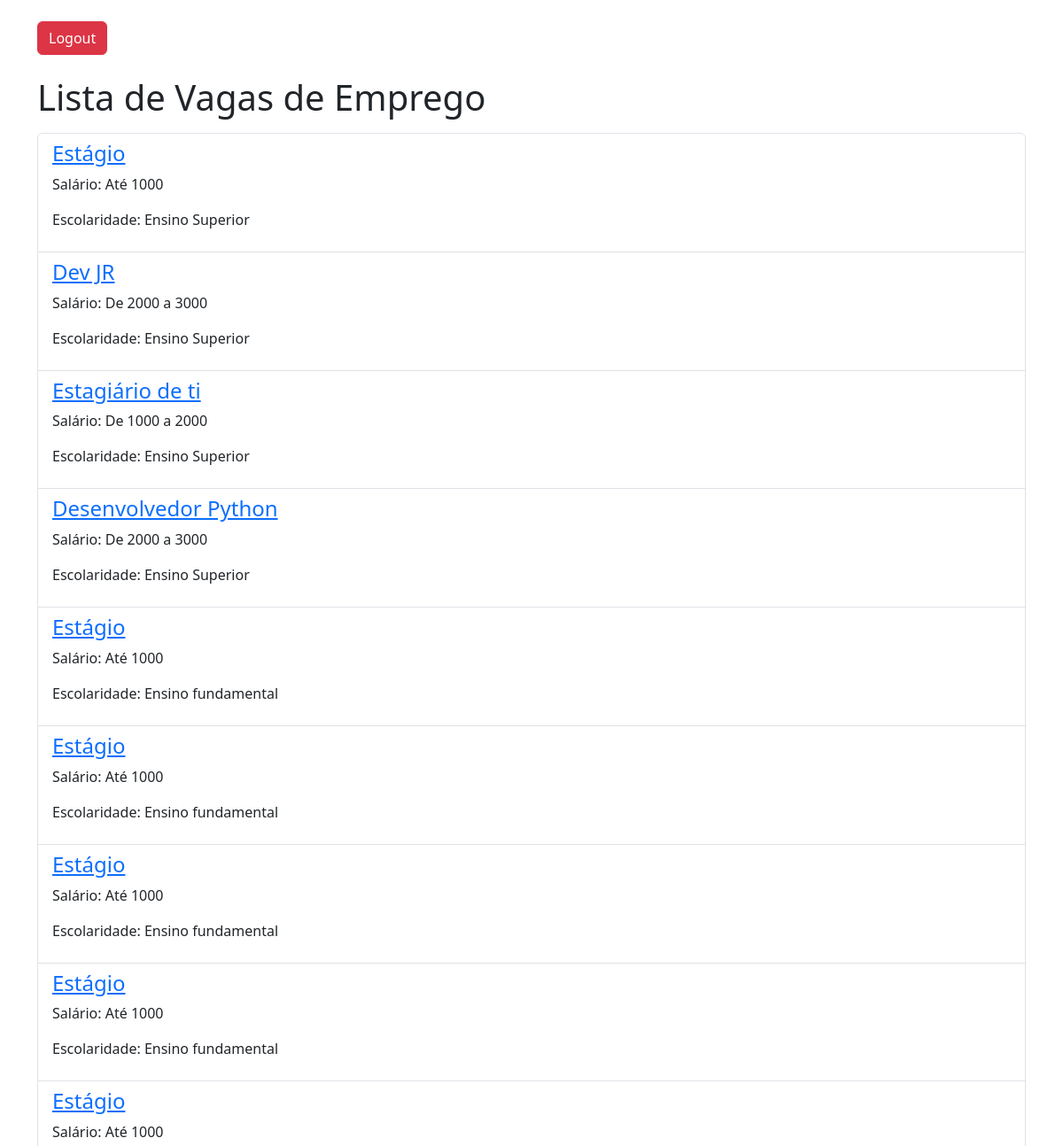
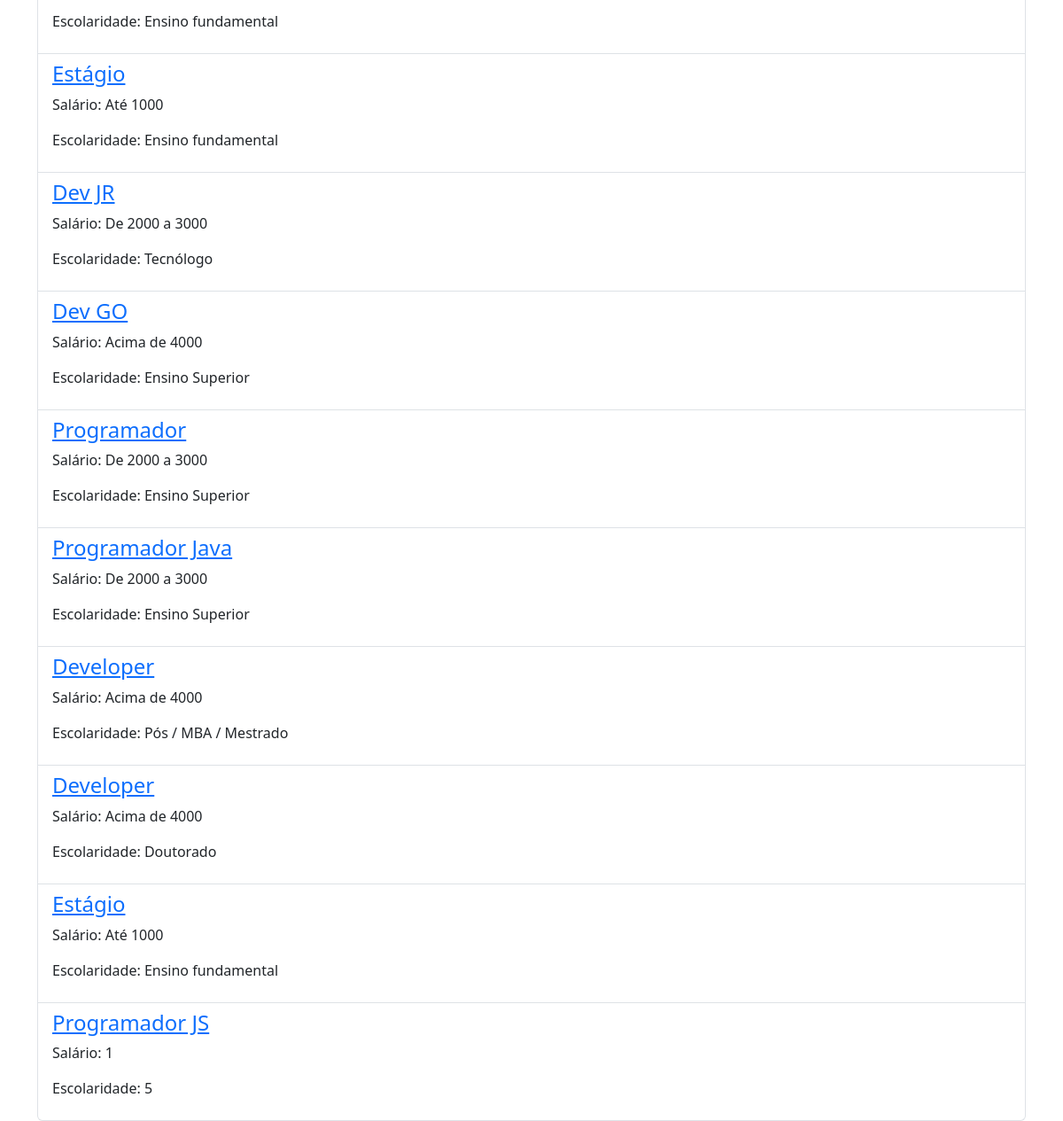
Page /auth/vagas/ (signed in) on the earlier database version (2 pictures, top to bottom).
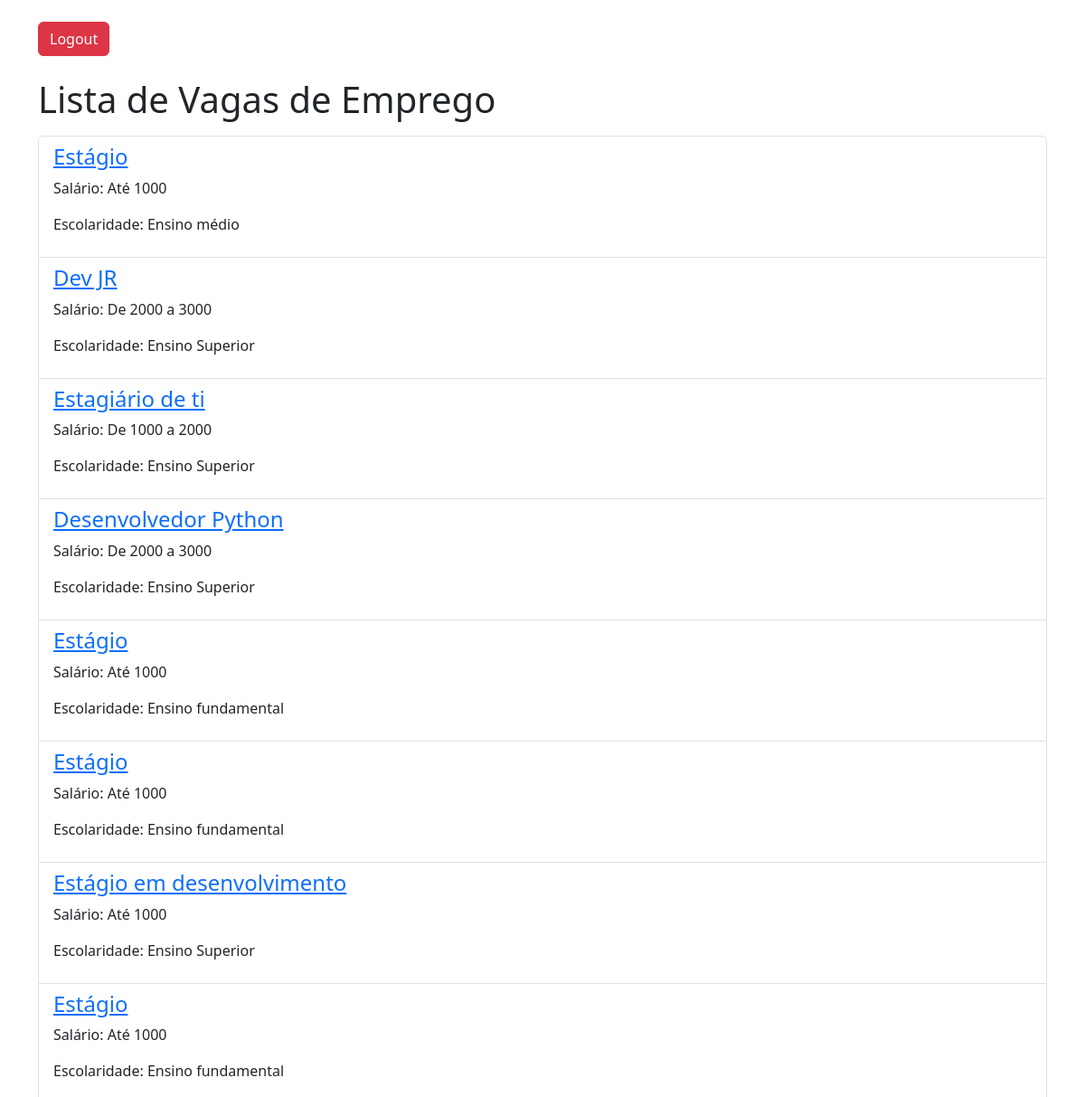
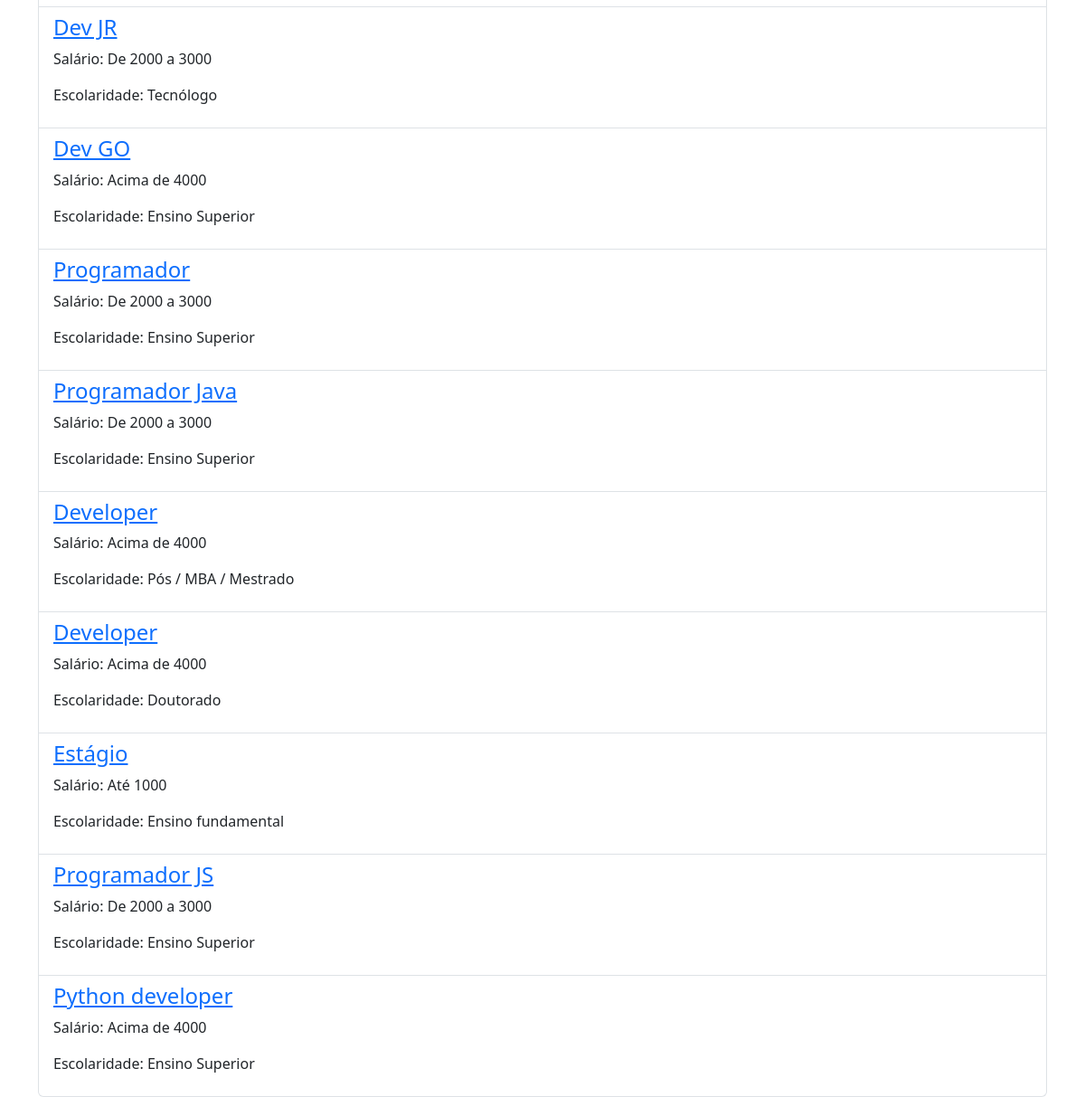
Same page on the later database version (2 pictures, top to bottom).
### empresas/models.py (models this page shows)
class Vagas(models.Model):
    empresa = models.CharField(max_length=100)
    titulo = models.CharField(max_length=150)
    salario = models.CharField(max_length=50)
    escolaridade = models.CharField(max_length=50)

### app_vagas/views.py (the view)
# urls.py: path("vagas/", views.vagas_home, name="vagas_home"),
@login_required(login_url="/")
@has_role_decorator("candidato")
def vagas_home(request):
    vagas = Vagas.objects.all()
    return render(request, "vagas_home.html", {"vagas": vagas})

### app_vagas/templates/vagas_home.html (shortened to what this page needs)
<!DOCTYPE html>
<html lang="en">
<head>
    <link href="https://cdn.jsdelivr.net/npm/bootstrap@5.3.0/dist/css/bootstrap.min.css" rel="stylesheet">
</head>
<body>
    <div class="container mt-4">
        <div class="d-flex justify-content-between">
            <a href="{% url 'logout_view' %}" class="btn btn-danger">Logout</a>
        </div>
        <br>
        <h1 class="mb-3">Lista de Vagas de Emprego</h1>
        <ul class="list-group">
            {% for vaga in vagas %}
                <li class="list-group-item">
                    <a href="{{vaga.id}}"><h4>{{ vaga.titulo }}</h4></a>
                    <p>Salário: {{ vaga.salario }}</p>
                    <p>Escolaridade: {{ vaga.escolaridade }}</p>
                </li>
            {% endfor %}
        </ul>
    </div>
</body>
</html>

Differences in the rows shown:
removed Vagas: titulo "Estágio", salario "Até 1000", escolaridade "Ensino fundamental"
removed Vagas: titulo "Estágio", salario "Até 1000", escolaridade "Ensino fundamental"
changed Vagas: escolaridade "Ensino Superior" → "Ensino médio"
changed Vagas: titulo "Estágio" → "Estágio em desenvolvimento"; escolaridade "Ensino fundamental" → "Ensino Superior"
changed Vagas "Programador JS": salario "1" → "De 2000 a 3000"; escolaridade "5" → "Ensino Superior"
added Vagas: titulo "Python developer", salario "Acima de 4000", escolaridade "Ensino Superior"
